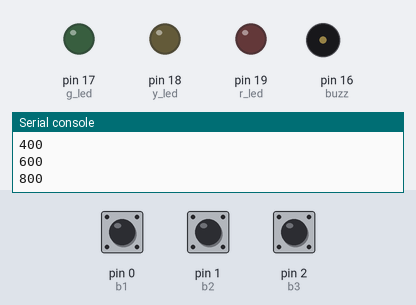
The program below on a simulated MicroPython board. Parts: output pins drawn as LEDs (lit = HIGH), buzzer (waves = sounding), the last lines printed to the serial console. The inputs (shaded band) are chosen by the test bench; at power-on: pin 0 (b1) HIGH, pin 1 (b2) HIGH, pin 2 (b3) HIGH.

Above: at 5.2 s.
5.3 s: pin 0 (b1) pulled LOW for 0.15 s
At 6.2 s:
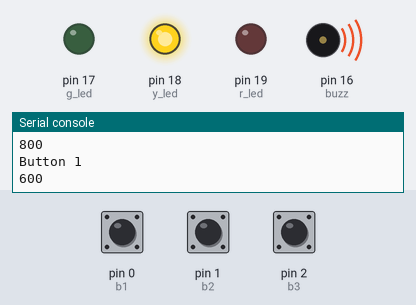
6.9 s: pin 0 (b1) pulled LOW for 3.2 s
13.1 s: pin 1 (b2) pulled LOW for 3.2 s
18.8 s: pin 2 (b3) pulled LOW for 3.2 s
At 23.8 s:
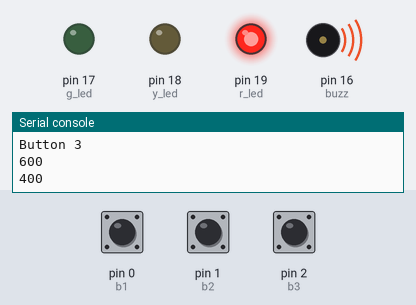
25.0 s: pin 0 (b1) pulsed LOW 5 times (0.12 s each, 0.3 s apart)
At 30.1 s:
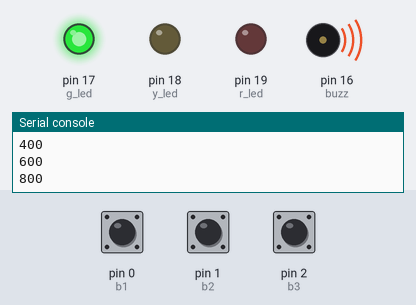
Timing chart, 0 to 30.8 s (numbered marks = the images above; inputs shaded):
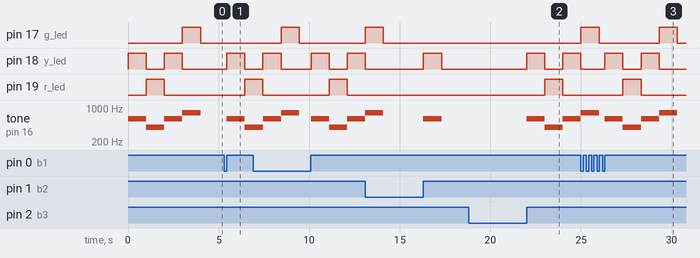

The program:

main.py
```python
import time
import machine
import button
import buzzer
import led

def stop_all():
    global stoppable
    for i in stoppable:
        i.stop()


def button1_callback():
    print("Button 1")
    stop_all()

def button2_callback():
    print("Button 2")
    stop_all()

def button3_callback():
    print("Button 3")
    stop_all()


buzz = buzzer.Buzzer(16,300)
b1 = button.Button(0, button1_callback, 20, 50, True)
b2 = button.Button(1, button2_callback, 20, 50, True)
b3 = button.Button(2, button3_callback, 20, 50, True)
r_led = led.LED(19)
y_led = led.LED(18)
g_led = led.LED(17)

stoppable = [buzz, r_led,y_led,g_led]


keys = [[r_led, 400], [y_led, 600], [g_led,800]]

sequence = [1,0,1,2]

def show_sequence(sequence):
    global buzz
    for i in sequence:
        keys[i][0].turn_on(1000)
        buzz.start_buzz(keys[i][1],1000)
        print(keys[i][1])
        time.sleep(1)
        keys[i][0].stop()
        buzz.stop()

show_sequence(sequence)

num_presses = 0
press = 0
while True:
    buzz.check()
    r_led.check()
    y_led.check()
    g_led.check()
    if b1.check():
        press = 1
    if b2.check():
        press = 2
    if b3.check():
        press = 3
    if press > 0:
        press = press -1
        if num_presses >= len(sequence):
            num_presses = 0

        if sequence[num_presses] == press:
            num_presses = num_presses + 1
            keys[press][0].turn_on(1000)
            buzz.start_buzz(keys[press][1], 1000)
        else:
            stop_all()
            show_sequence(sequence)
            num_presses = 0
    press = 0


    
```

button.py
```python
import machine
import time
from machine import Pin

DEBOUNCE = 30
PRESS = 300
BOARD_PULL_UP=True

class Button():
    def __init__(self, pin, push_function, debounce_ms=DEBOUNCE, long_press_ms=PRESS, pullup=BOARD_PULL_UP):
        if pullup == True:
            self.button = [machine.Pin(pin,Pin.IN, Pin.PULL_UP), 1,0]
            self.active = 0
        else:
            self.button = [machine.Pin(pin,Pin.IN, Pin.PULL_DOWN),0,0]
            self.active = 1
        self.push_function = push_function
        self.debounce_ms = debounce_ms
        self.long_press_ms = long_press_ms

    def check(self):
        global MUTE
        curr_ms = time.ticks_ms()
        current = self.button[0].value()
        time_diff = time.ticks_diff(curr_ms, self.button[2])
    #if button state does not match last state
        if current != self.button[1]:
            if current != self.active:     #if transitioning from pressed to not press
                if time_diff < self.debounce_ms:     #software debounce
                    pass  #not steady yet
                elif time_diff < self.long_press_ms:      #held for less than hardpress.
                    self.button[1] = current      #todo mute beeper for day on softpress
                    self.button[2] = curr_ms
                    MUTE = True
                    print ("Mute")
                else:
                    self.button[1] = current      #hard press, report button press
                    if self.push_function:
                        self.push_function()
                    return(True)
            elif current == self.active:               #transition high to low, mark button held and ms_tick when pressed
                self.button[1] = 0                		#bouncing doesn't matter.
                self.button[2] = curr_ms
        return False
```

buzzer.py
```python
import time
from machine import PWM
from machine import Pin

BUZZ_ENABLED=True
BUZZ_FREQ = 500
BUZZ_LEN = 1000

class Buzzer():
    def __init__(self, pin, length_ms=BUZZ_LEN):
        self.second_tick_last_turned_on = 0
        self.tone = 0
        self.hz = 0
        self.pwm = PWM(Pin(pin))
        self.length_ms = length_ms
        self.second_tick_last_turned_on = 0
        self.pwm.duty_u16(0)
        self.on = False
        self.buzzer_start_time_ms = 0

    def check(self, overdue=False):
        time_ms = time.ticks_ms()
        if self.on:
            if time.ticks_diff(time_ms, self.buzzer_start_time_ms) > self.length_ms:
                self.pwm.duty_u16(0)
                self.on = False

    def start_buzz(self, tone, length_ms):
        self.on = True
        self.length_ms = length_ms
        self.buzzer_start_time_ms = time.ticks_ms()
        self.pwm.freq(tone)
        self.pwm.duty_u16(32768)

    def stop(self):
        self.on = False
        self.pwm.duty_u16(0)
            
```

led.py
```python
import time
import machine
class LED:
    def __init__(self, pin,time_on=1000):
        self.pin = machine.Pin(pin, machine.Pin.OUT)
        self.on = False
        self.ms_turned_on = 0
        self.ms_to_stay_on = time_on
    def turn_on(self, time_to_stay_on):
        self.ms_turned_on = time.ticks_ms()
        self.ms_to_stay_on = time_to_stay_on
        self.pin.value(1)
        self.on=True
    def check(self):
        if time.ticks_diff(time.ticks_ms(), self.ms_turned_on) > self.ms_to_stay_on:
            self.pin.value(0)
            self.on=False
    def stop(self):
        self.pin.value(0)
        self.on=False
```

Measured:
- after the input at 5.3 s, pin 18 (y_led): LOW → HIGH after 0.15 s, → LOW 1.0 s later; pin 19 (r_led): LOW → HIGH after 1.2 s; tone on pin 16 (buzz): silent → 600 Hz after 0.15 s, → 400 Hz 1.0 s later
- after the input at 18.8 s, pin 18 (y_led): LOW → HIGH after 3.2 s, → LOW 1.0 s later, → HIGH 1.0 s later; pin 19 (r_led): LOW → HIGH after 4.2 s, → LOW 1.0 s later; tone on pin 16 (buzz): silent → 600 Hz after 3.2 s, → 400 Hz 1.0 s later, → 600 Hz 1.0 s later
- after the input at 25.0 s, pin 19 (r_led): LOW → HIGH after 2.3 s, → LOW 1.0 s later
- by itself, tone on pin 16 (buzz): plays 600 Hz for 1.0 s, 400 Hz for 1.0 s, 600 Hz for 1.0 s, 800 Hz for 1.0 s
